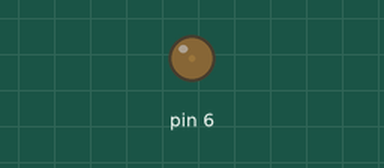
Bench run of a sketch on a simulated Arduino Uno, built with avr-gcc and run on an emulated ATmega328P. Parts: output pins drawn as LEDs (lit = HIGH).

Above: at 0.05 s.
At 0.8 s:
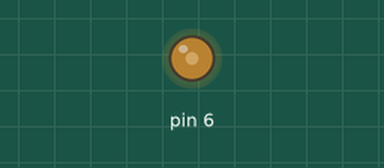
At 1.25 s:
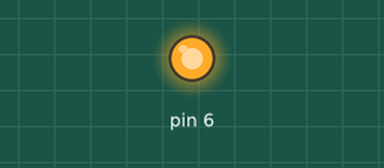
Timing chart, 0 to 3.0 s (numbered marks = the images above):
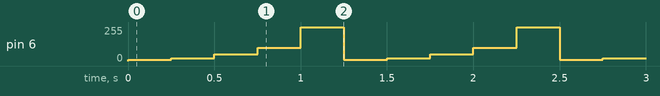

The sketch:

PWMczyliJasnoscDiody.ino
```cpp
void setup() {
  pinMode(6, OUTPUT);
}

void loop() {
  analogWrite(6, 10);
  delay(250);
  analogWrite(6, 20);
  delay(250);
  analogWrite(6, 50);
  delay(250);
  analogWrite(6, 100);
  delay(250);
  analogWrite(6, 255);
  delay(250);
}
```

Measured:
- by itself, pin 6: repeats every 1.3 s: 20/255 0.25 s, 50/255 0.25 s, 100/255 0.25 s, 255/255 0.25 s, 10/255 0.25 s
